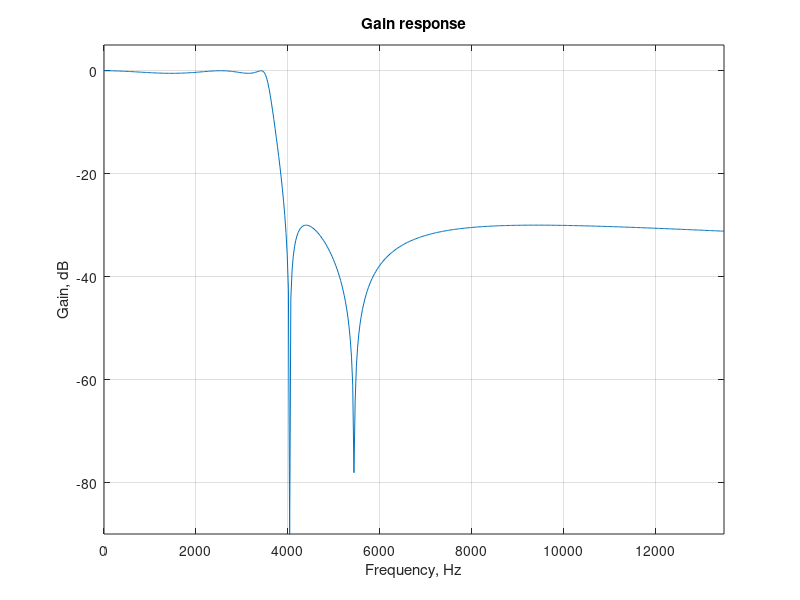

Source code (MATLAB):
% Program P5_4
% Design of Analog Lowpass Filter 
clf;
Fp = 3500;Fs = 4500;
Wp = 2*pi*Fp; Ws = 2*pi*Fs;
[N, Wn] =ellipord(Wp, Ws, 0.5, 30,'s');
[b,a] = ellip(N, 0.5, 30, Wn, 's');
wa = 0:(3*Ws)/511:3*Ws;
h = freqs(b,a,wa);
plot(wa/(2*pi), 20*log10(abs(h)));grid
xlabel('Frequency, Hz');ylabel('Gain, dB');
title('Gain response');
axis([0 3*Fs -90 5]);
